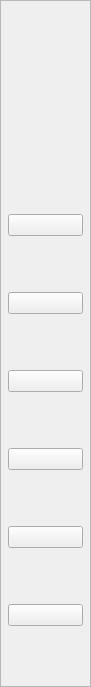
   <widget class="QFrame" name="frame_left_menu">
    <property name="enabled">
     <bool>true</bool>
    </property>
    <property name="geometry">
     <rect>
      <x>5</x>
      <y>5</y>
      <width>91</width>
      <height>687</height>
     </rect>
    </property>
    <property name="sizePolicy">
     <sizepolicy hsizetype="Expanding" vsizetype="Expanding">
      <horstretch>0</horstretch>
      <verstretch>0</verstretch>
     </sizepolicy>
    </property>
    <property name="maximumSize">
     <size>
      <width>100</width>
      <height>16777215</height>
     </size>
    </property>
    <property name="frameShape">
     <enum>QFrame::StyledPanel</enum>
    </property>
    <property name="frameShadow">
     <enum>QFrame::Raised</enum>
    </property>
    <layout class="QVBoxLayout" name="verticalLayout_5">
     <property name="leftMargin">
      <number>7</number>
     </property>
     <property name="topMargin">
      <number>7</number>
     </property>
     <property name="rightMargin">
      <number>7</number>
     </property>
     <property name="bottomMargin">
      <number>7</number>
     </property>
     <item>
      <widget class="QPushButton" name="Home_BTN">
       <property name="text">
        <string/>
       </property>
       <property name="icon">
        <iconset resource="img.qrc">
         <normaloff>:/img/logo.png</normaloff>:/img/logo.png</iconset>
       </property>
       <property name="iconSize">
        <size>
         <width>47</width>
         <height>43</height>
        </size>
       </property>
       <property name="flat">
        <bool>true</bool>
       </property>
      </widget>
     </item>
     <item>
      <widget class="QPushButton" name="img_BTN">
       <property name="mouseTracking">
        <bool>false</bool>
       </property>
       <property name="toolTip">
        <string extracomment="Image">Image</string>
       </property>
       <property name="text">
        <string/>
       </property>
       <property name="icon">
        <iconset resource="img.qrc">
         <normaloff>:/img/img.png</normaloff>:/img/img.png</iconset>
       </property>
       <property name="iconSize">
        <size>
         <width>47</width>
         <height>42</height>
        </size>
       </property>
       <property name="flat">
        <bool>true</bool>
       </property>
      </widget>
     </item>
     <item>
      <widget class="QPushButton" name="video_BTN">
       <property name="toolTip">
        <string>Video</string>
       </property>
       <property name="text">
        <string/>
       </property>
       <property name="icon">
        <iconset resource="img.qrc">
         <normaloff>:/img/video.png</normaloff>:/img/video.png</iconset>
       </property>
       <property name="iconSize">
        <size>
         <width>47</width>
         <height>42</height>
        </size>
       </property>
      </widget>
     </item>
     <item>
      <widget class="QPushButton" name="audio_BTN">
       <property name="toolTip">
        <string>Audio</string>
       </property>
       <property name="text">
        <string/>
       </property>
       <property name="icon">
        <iconset resource="img.qrc">
         <normaloff>:/img/audio.png</normaloff>:/img/audio.png</iconset>
       </property>
       <property name="iconSize">
        <size>
         <width>47</width>
         <height>42</height>
        </size>
       </property>
      </widget>
     </item>
     <item>
      <widget class="QPushButton" name="txt_BTN">
       <property name="toolTip">
        <string>MS Offise</string>
       </property>
       <property name="text">
        <string/>
       </property>
       <property name="icon">
        <iconset resource="img.qrc">
         <normaloff>:/img/txt.png</normaloff>:/img/txt.png</iconset>
       </property>
       <property name="iconSize">
        <size>
         <width>47</width>
         <height>42</height>
        </size>
       </property>
      </widget>
     </item>
     <item>
      <widget class="QPushButton" name="exe_BTN">
       <property name="toolTip">
        <string>EXE</string>
       </property>
       <property name="text">
        <string/>
       </property>
       <property name="icon">
        <iconset resource="img.qrc">
         <normaloff>:/img/exe.png</normaloff>:/img/exe.png</iconset>
       </property>
       <property name="iconSize">
        <size>
         <width>47</width>
         <height>42</height>
        </size>
       </property>
      </widget>
     </item>
     <item>
      <widget class="QPushButton" name="pdf_BTN">
       <property name="toolTip">
        <string>PDF</string>
       </property>
       <property name="text">
        <string/>
       </property>
       <property name="icon">
        <iconset resource="img.qrc">
         <normaloff>:/img/pdf.png</normaloff>:/img/pdf.png</iconset>
       </property>
       <property name="iconSize">
        <size>
         <width>47</width>
         <height>42</height>
        </size>
       </property>
      </widget>
     </item>
     <item>
      <widget class="QPushButton" name="More_BTN">
       <property name="toolTip">
        <string>More</string>
       </property>
       <property name="text">
        <string/>
       </property>
       <property name="icon">
        <iconset resource="img.qrc">
         <normaloff>:/img/more.png</normaloff>:/img/more.png</iconset>
       </property>
       <property name="iconSize">
        <size>
         <width>47</width>
         <height>42</height>
        </size>
       </property>
      </widget>
     </item>
    </layout>
   </widget>
